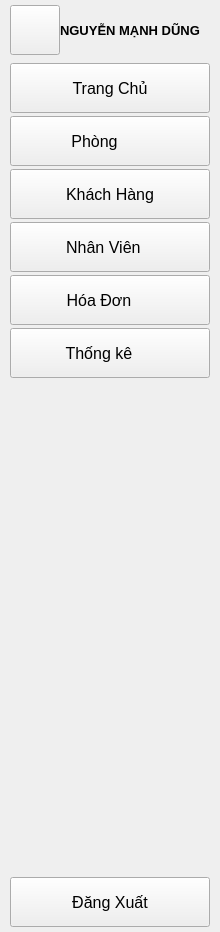
     <widget class="QWidget" name="widget_2" native="true">
      <layout class="QVBoxLayout" name="verticalLayout_2">
       <property name="spacing">
        <number>3</number>
       </property>
       <property name="leftMargin">
        <number>10</number>
       </property>
       <property name="topMargin">
        <number>0</number>
       </property>
       <property name="rightMargin">
        <number>10</number>
       </property>
       <property name="bottomMargin">
        <number>5</number>
       </property>
       <item>
        <layout class="QHBoxLayout" name="horizontalLayout_2">
         <property name="spacing">
          <number>0</number>
         </property>
         <property name="bottomMargin">
          <number>0</number>
         </property>
         <item>
          <widget class="QPushButton" name="user_btn2">
           <property name="maximumSize">
            <size>
             <width>50</width>
             <height>50</height>
            </size>
           </property>
           <property name="text">
            <string/>
           </property>
           <property name="icon">
            <iconset>
             <normaloff>image/account.svg</normaloff>image/account.svg</iconset>
           </property>
           <property name="iconSize">
            <size>
             <width>50</width>
             <height>50</height>
            </size>
           </property>
          </widget>
         </item>
         <item>
          <widget class="QLabel" name="label_3">
           <property name="minimumSize">
            <size>
             <width>60</width>
             <height>60</height>
            </size>
           </property>
           <property name="font">
            <font>
             <family>Segoe UI</family>
             <pointsize>10</pointsize>
             <weight>75</weight>
             <bold>true</bold>
            </font>
           </property>
           <property name="text">
            <string>NGUYỄN MẠNH DŨNG</string>
           </property>
          </widget>
         </item>
        </layout>
       </item>
       <item>
        <widget class="QPushButton" name="main_btn2">
         <property name="minimumSize">
          <size>
           <width>195</width>
           <height>50</height>
          </size>
         </property>
         <property name="font">
          <font>
           <family>Segoe UI</family>
           <pointsize>12</pointsize>
           <weight>50</weight>
           <bold>false</bold>
          </font>
         </property>
         <property name="text">
          <string>Trang Chủ</string>
         </property>
         <property name="icon">
          <iconset>
           <normaloff>image/main.png</normaloff>image/main.png</iconset>
         </property>
         <property name="iconSize">
          <size>
           <width>25</width>
           <height>25</height>
          </size>
         </property>
        </widget>
       </item>
       <item>
        <widget class="QPushButton" name="room_btn2">
         <property name="minimumSize">
          <size>
           <width>195</width>
           <height>50</height>
          </size>
         </property>
         <property name="font">
          <font>
           <family>Segoe UI</family>
           <pointsize>12</pointsize>
          </font>
         </property>
         <property name="text">
          <string>Phòng       </string>
         </property>
         <property name="icon">
          <iconset>
           <normaloff>image/room.png</normaloff>image/room.png</iconset>
         </property>
         <property name="iconSize">
          <size>
           <width>25</width>
           <height>25</height>
          </size>
         </property>
        </widget>
       </item>
       <item>
        <widget class="QPushButton" name="customer_btn2">
         <property name="minimumSize">
          <size>
           <width>195</width>
           <height>50</height>
          </size>
         </property>
         <property name="font">
          <font>
           <family>Segoe UI</family>
           <pointsize>12</pointsize>
          </font>
         </property>
         <property name="text">
          <string>Khách Hàng</string>
         </property>
         <property name="icon">
          <iconset>
           <normaloff>image/customer.png</normaloff>image/customer.png</iconset>
         </property>
         <property name="iconSize">
          <size>
           <width>25</width>
           <height>25</height>
          </size>
         </property>
        </widget>
       </item>
       <item>
        <widget class="QPushButton" name="staff_btn2">
         <property name="minimumSize">
          <size>
           <width>195</width>
           <height>50</height>
          </size>
         </property>
         <property name="font">
          <font>
           <family>Segoe UI</family>
           <pointsize>12</pointsize>
          </font>
         </property>
         <property name="text">
          <string>Nhân Viên   </string>
         </property>
         <property name="icon">
          <iconset>
           <normaloff>image/staff.png</normaloff>image/staff.png</iconset>
         </property>
         <property name="iconSize">
          <size>
           <width>25</width>
           <height>25</height>
          </size>
         </property>
        </widget>
       </item>
       <item>
        <widget class="QPushButton" name="bill_btn2">
         <property name="minimumSize">
          <size>
           <width>195</width>
           <height>50</height>
          </size>
         </property>
         <property name="font">
          <font>
           <family>Segoe UI</family>
           <pointsize>12</pointsize>
          </font>
         </property>
         <property name="text">
          <string>Hóa Đơn     </string>
         </property>
         <property name="icon">
          <iconset>
           <normaloff>image/bill.png</normaloff>image/bill.png</iconset>
         </property>
         <property name="iconSize">
          <size>
           <width>25</width>
           <height>25</height>
          </size>
         </property>
        </widget>
       </item>
       <item>
        <widget class="QPushButton" name="report_btn2">
         <property name="minimumSize">
          <size>
           <width>195</width>
           <height>50</height>
          </size>
         </property>
         <property name="font">
          <font>
           <family>Segoe UI</family>
           <pointsize>12</pointsize>
          </font>
         </property>
         <property name="text">
          <string>Thống kê     </string>
         </property>
         <property name="icon">
          <iconset>
           <normaloff>image/report.png</normaloff>image/report.png</iconset>
         </property>
         <property name="iconSize">
          <size>
           <width>25</width>
           <height>25</height>
          </size>
         </property>
        </widget>
       </item>
       <item>
        <spacer name="verticalSpacer_2">
         <property name="orientation">
          <enum>Qt::Vertical</enum>
         </property>
         <property name="sizeHint" stdset="0">
          <size>
           <width>20</width>
           <height>496</height>
          </size>
         </property>
        </spacer>
       </item>
       <item>
        <widget class="QPushButton" name="logout_btn2">
         <property name="minimumSize">
          <size>
           <width>200</width>
           <height>50</height>
          </size>
         </property>
         <property name="font">
          <font>
           <family>Segoe UI</family>
           <pointsize>12</pointsize>
          </font>
         </property>
         <property name="text">
          <string>Đăng Xuất</string>
         </property>
         <property name="icon">
          <iconset>
           <normaloff>image/logout.png</normaloff>image/logout.png</iconset>
         </property>
        </widget>
       </item>
      </layout>
     </widget>
